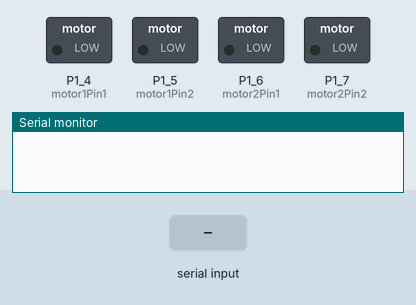
A sketch run on a simulated TI MSP430 LaunchPad. Shown: switched loads named in the sketch (green lamp = pin HIGH), the last lines printed to the serial monitor. Inputs (shaded band) come from the test bench.

Above: at 1.2 s.
1.3 s: "1" received over Serial
At 2.5 s:
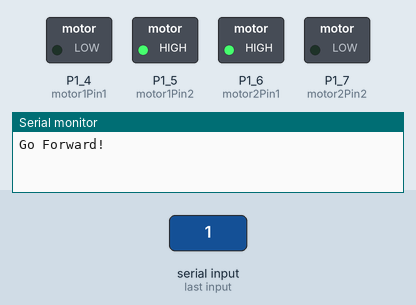
2.8 s: "2" received over Serial
At 3.7 s:
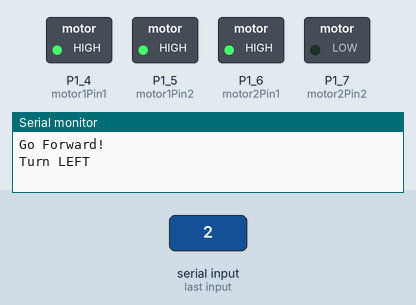
5.8 s: "4" received over Serial
At 7.0 s:
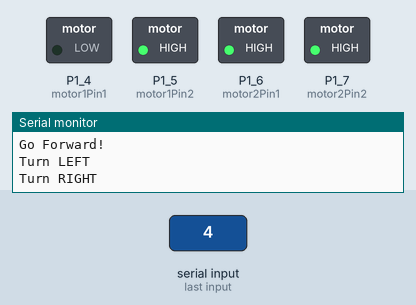
8.8 s: "5" received over Serial
At 9.5 s:
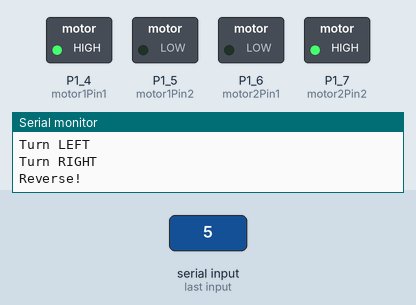
Timing chart, 0 to 11.3 s (numbered marks = the images above; inputs shaded):
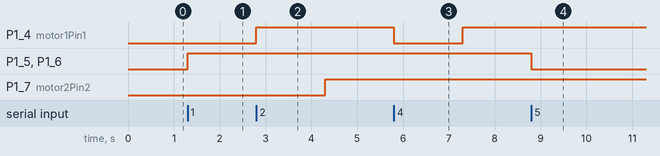

Measured:
- after the input at 1.3 s, P1_5 (motor1Pin2), P1_6 (motor2Pin1): LOW → HIGH at once
- after the input at 2.8 s, P1_4 (motor1Pin1): LOW → HIGH at once; P1_7 (motor2Pin2): LOW → HIGH after 1.5 s
- after the input at 5.8 s, P1_4 (motor1Pin1): HIGH → LOW at once, → HIGH 1.5 s later
- after the input at 8.8 s, P1_5 (motor1Pin2), P1_6 (motor2Pin1): HIGH → LOW at once

The sketch:

bluetooth_robot.ino
```cpp
/*
 * Created by: Atul Dubey
 * Date: 12 may 2016
 */

 //Define the required pins to control motor
 int motor1Pin1   = P1_4; // pin 2 on L293D IC
 int motor1Pin2 = P1_5; // pin 7 on L293D IC
int motor2Pin1 = P1_6; // pin 10 on L293D IC
int motor2Pin2 = P1_7; // pin 15 on L293D IC

//Variable to store the value received from the Bluetooth module
int state;

int flag=0;        //makes sure that the serial only prints once the state
int stateStop=0;  //To check whether to keep the bot running or make it stop

void setup() {

    // sets the pins as outputs:
    pinMode(motor1Pin1, OUTPUT);
    pinMode(motor1Pin2, OUTPUT);
    pinMode(motor2Pin1, OUTPUT);
    pinMode(motor2Pin2, OUTPUT);


    // initialize serial communication at 9600 bits per second:
    Serial.begin(38400);
}

void loop() {

    //if some date is sent, reads it and saves in state
    if(Serial.available() > 0){
      state = Serial.read();
      flag=0;
    }

    // if the state is '1' the DC motor will go forward
    if (state == '1') {
        digitalWrite(motor1Pin1, LOW);
        digitalWrite(motor1Pin2, HIGH);
        digitalWrite(motor2Pin1, HIGH);
        digitalWrite(motor2Pin2, LOW);
        if(flag == 0){
          Serial.println("Go Forward!");
          flag=1;
        }
    }

    // if the state is '2' the motor will turn left
    else if (state == '2') {
        digitalWrite(motor1Pin1, HIGH);
        digitalWrite(motor1Pin2, HIGH);
        digitalWrite(motor2Pin1, HIGH);
        digitalWrite(motor2Pin2, LOW);
        if(flag == 0){
          Serial.println("Turn LEFT");
          flag=1;
        }
        delay(1500);
        state=3;
        stateStop=1;
    }
    // if the state is '3' the motor will Stop
    else if (state == '3' || stateStop == 1) {
        digitalWrite(motor1Pin1, HIGH);
        digitalWrite(motor1Pin2, HIGH);
        digitalWrite(motor2Pin1, HIGH);
        digitalWrite(motor2Pin2, HIGH);
        if(flag == 0){
          Serial.println("STOP!");
          flag=1;
        }
        stateStop=0;
    }
    // if the state is '4' the motor will turn right
    else if (state == '4') {
        digitalWrite(motor1Pin1, LOW);
        digitalWrite(motor1Pin2, HIGH);
        digitalWrite(motor2Pin1, HIGH);
        digitalWrite(motor2Pin2, HIGH);
        if(flag == 0){
          Serial.println("Turn RIGHT");
          flag=1;
        }
        delay(1500);
        state=3;
        stateStop=1;
    }
    // if the state is '5' the motor will Reverse
    else if (state == '5') {
        digitalWrite(motor1Pin1, HIGH);
        digitalWrite(motor1Pin2, LOW);
        digitalWrite(motor2Pin1, LOW);
         digitalWrite(motor2Pin2, HIGH);
        if(flag == 0){
          Serial.println("Reverse!");
          flag=1;
        }
    }
    //For debugging purpose
    //Serial.println(state);
}
```
